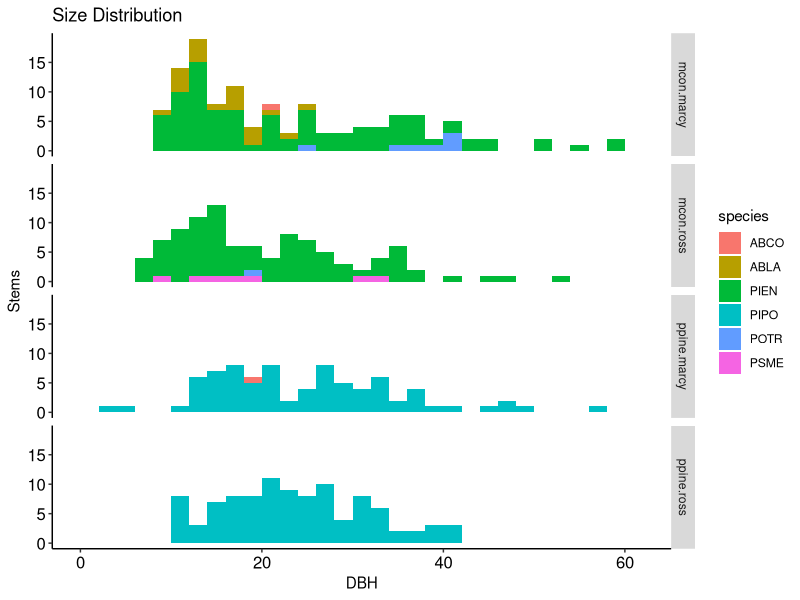
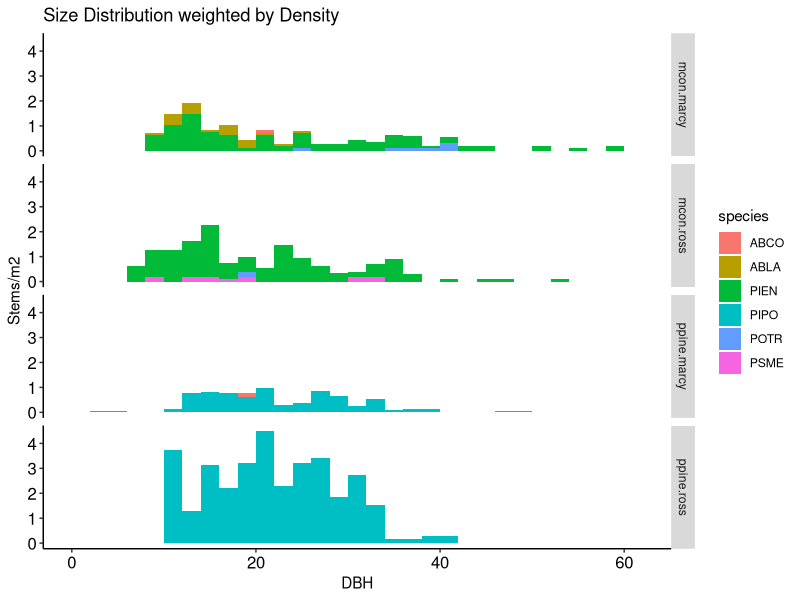
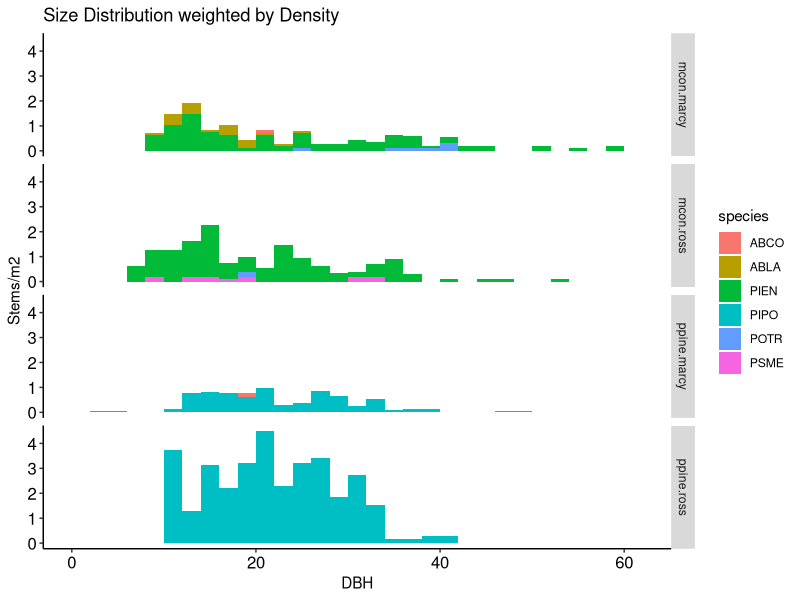

Source code (R) for these figures, in order: (Note: this script raises an error after producing the figures.)
library(ggplot2)

# exploratory analysis of Marcy Litvak's Valles Caldera Data
ross.trees <- read.csv("raw input files/tree_metadata_DOE_plus_valles.csv", na.strings=c("", "NA", "#VALUE!", "*"),header=T)

# subsetting only the valles trees from the overall trees list
summary(ross.trees)
ross.valles <- ross.trees[substr(ross.trees$PlotID,1,1)=="V",]
summary(ross.valles)

# reducing the number of columns in the data frame
ross.valles<- ross.valles[,c("TreeID", "PlotID", "Species","DBH..cm.", "Density..stems.ha.")]
names(ross.valles)<- c("tree.id", "plot.id", "species", "dbh", "density")
ross.valles$density <- ross.valles$density/10000
summary(ross.valles)

# settign site as a factor
ross.valles$site<- as.factor(substr(ross.valles$plot.id, 1, 2))
summary(ross.valles)

ross.pipo <- ross.valles[substr(ross.valles$plot.id,1,2)=="VL",]
ross.mcon <- ross.valles[substr(ross.valles$plot.id,1,2)=="VU",]
summary(ross.pipo)
summary(ross.mcon)

# read in Marcy's tree tree data
marcy.ppine <- read.csv("raw input files/marcy_ppine_2013.csv")
summary(marcy.ppine)
marcy.mcon <- read.csv("raw input files/marcy_mcon_2012.csv")
summary(marcy.mcon)

names(marcy.ppine)
names(marcy.mcon)

# Merging the two into 1 data frame and doing a bit of formatting
marcy <- rbind(marcy.ppine[,names(marcy.ppine) %in%  names(marcy.mcon)], marcy.mcon)
# marcy$PlotID <- as.factor(paste(substr(marcy$Site, 1,3), marcy$Transect, sep="."))
marcy$PlotID <- as.factor(paste(substr(marcy$Site, 1,3), marcy$Plot_Name, sep="."))
names(marcy)[16] <- "DBH..cm." 
marcy$Tree_Tag_Number <- as.factor(paste0("X", marcy$Tree_Tag_Number))
#marcy <- marcy[!marcy$Tree_Tag_Number=="X476",]
summary(marcy)

#### ------------
marcy.density <- aggregate(marcy[,c("Plot_Radius")], by=list(marcy[,"PlotID"]), FUN=length)
names(marcy.density) <- c("PlotID", "n.stems")
marcy.density$Density.Total..stems.m2. <- marcy.density$n.stems/(pi*10^2)
summary(marcy.density)

# Merging the plot densities back into marcy's data
marcy <- merge(marcy, marcy.density)
summary(marcy)

marcy.valles <- marcy[, c("Tree_Tag_Number", "PlotID", "Species", "DBH..cm.", "Density.Total..stems.m2.", "Site")]
names(marcy.valles) <- c("tree.id", "plot.id", "species", "dbh", "density", "site")
summary(marcy.valles)
marcy.valles$year <- ifelse(marcy.valles$site == "PPINE", 2013, 2012)

save(marcy.valles, file="marcy_valles_metadata.Rdata")
dim(marcy.valles)



# Creating one object with Ross and Marcy data
all.valles<-merge(marcy.valles, ross.valles, all.x=T, all.y=T)
summary(all.valles)




all.valles$site<- ifelse(substr(all.valles$site, 1, 2)=="VL", "ppine.ross", 
                         ifelse(substr(all.valles$site,1,2)=="VU", "mcon.ross", 
                                ifelse(all.valles$site=="PPINE", "ppine.marcy", "mcon.marcy")))
all.valles$site<-as.factor(all.valles$site)
summary(all.valles)

dbh.bins1 <- seq(0, max(all.valles$dbh, na.rm=T), 2)


qplot(x=dbh, data=all.valles, geom="histogram", breaks=dbh.bins1, fill=species)+
  facet_grid(site ~ .)+
  theme(axis.line=element_line(color="black", size=0.5), panel.grid.major=element_blank(), panel.grid.minor= element_blank(), panel.border= element_blank(), panel.background= element_blank(), axis.text.x=element_text(angle=0, color="black", size=12), axis.text.y=element_text(color="black", size=12)) + 
  scale_x_continuous(name="DBH")+scale_y_continuous(name="Stems") + ggtitle("Size Distribution") #+ scale_fill_manual(values=as.vector(spp.col.tree$Color))

qplot(x=dbh, data=all.valles, geom="histogram", breaks=dbh.bins1, fill=species, weight=density)+
  facet_grid(site ~ .)+
  theme(axis.line=element_line(color="black", size=0.5), panel.grid.major=element_blank(), panel.grid.minor= element_blank(), panel.border= element_blank(), panel.background= element_blank(), axis.text.x=element_text(angle=0, color="black", size=12), axis.text.y=element_text(color="black", size=12)) + 
  scale_x_continuous(name="DBH")+scale_y_continuous(name="Stems/m2") + ggtitle("Size Distribution weighted by Density") #+ scale_fill_manual(values=as.vector(spp.col.tree$Color))

qplot(x=dbh, data=all.valles, geom="histogram", breaks=dbh.bins1, fill=species, weight=density)+
  facet_grid(site ~ .)+
  theme(axis.line=element_line(color="black", size=0.5), panel.grid.major=element_blank(), panel.grid.minor= element_blank(), panel.border= element_blank(), panel.background= element_blank(), axis.text.x=element_text(angle=0, color="black", size=12), axis.text.y=element_text(color="black", size=12)) + 
  scale_x_continuous(name="DBH")+scale_y_continuous(name="Stems/m2") + ggtitle("Size Distribution weighted by Density") #+ scale_fill_manual(values=as.vector(spp.col.tree$Color))

# -----------------------
# Ignoring species for a minute
unique(all.valles$density)
valles.plot <- aggregate(all.valles$density, by=list(all.valles$site, all.valles$plot.id), FUN=mean, na.rm=T)
names(valles.plot) <- c("site", "plot.id", "density")
unique(valles.plot$density)

valles.plot

valles.site <- aggregate(valles.plot$density, by=list(valles.plot$site), FUN=mean)
names(valles.site) <- c("site", "density")
valles.site

ggplot()+
  geom_histogram(data=valles.site, aes(x=site, weight=density, fill=site)) +
  geom_histogram(data=valles.plot[valles.plot$plot.id=="VLB",], aes(x=site, weight=density))+
  theme(axis.line=element_line(color="black", size=0.5), panel.grid.major=element_blank(), panel.grid.minor= element_blank(), panel.border= element_blank(), panel.background= element_blank(), axis.text.x=element_text(angle=0, color="black", size=12), axis.text.y=element_text(color="black", size=12)) + 
  scale_x_discrete(name="Site")+scale_y_continuous(name="Stems/m2") + ggtitle("Size Distribution weighted by Density; VLB overlay in black") #+ scale_fill_manual(values=as.vector(spp.col.tree$Color))
  
# -----------------------

all.valles$dbh.2 <- round(all.valles$dbh)
summary(all.valles)


valles.plot2 <- aggregate(all.valles$density, by=list(all.valles$site, all.valles$plot.id, all.valles$species, all.valles$dbh.2), FUN=mean, na.rm=T)
names(valles.plot2) <- c("site", "plot.id", "species", "dbh", "density")
summary(valles.plot2)
unique(valles.plot2$density)

library(car)
valles.plot2$site2 <- as.factor(ifelse(substr(valles.plot2$site,1,4)=="mcon", "mcon", "ppine"))

unique(valles.plot2$plot.id) 

valles.plot2$plot.id2 <- as.factor(ifelse(substr(valles.plot2$plot.id,1,3)=="PPI", paste("Marcy", substr(valles.plot2$plot.id,5,5), sep = "."),
                                ifelse(substr(valles.plot2$plot.id,1,3)=="MCO", paste("Marcy",substr(valles.plot2$plot.id,5,5), sep="."),
                                       ifelse(substr(valles.plot2$plot.id,3,3)=="A","Ross.A", "Ross.B"))))


summary(valles.plot2) 

unique(valles.plot2$density)

qplot(x=dbh, data=valles.plot2, geom="histogram", breaks=dbh.bins1, fill=species, weight=density)+
  facet_grid(plot.id2 ~ site2)+
  theme(axis.line=element_line(color="black", size=0.5), panel.grid.major=element_blank(), panel.grid.minor= element_blank(), panel.border= element_blank(), panel.background= element_blank(), axis.text.x=element_text(angle=0, color="black", size=12), axis.text.y=element_text(color="black", size=12)) + 
  scale_x_continuous(name="DBH")+scale_y_continuous(name="Stems/m2") + ggtitle("Size Distribution weighted by Density") #+ scale_fill_manual(values=as.vector(spp.col.tree$Color))


valles.site2 <- aggregate(valles.plot2$density, by=list(valles.plot2$site, valles.plot2$species, valles.plot2$dbh), FUN=mean)
names(valles.site2) <- c("site", "species", "dbh", "density")
unique(valles.site2$density)
summary(valles.site2)

qplot(x=dbh, data=valles.site2, geom="histogram", breaks=dbh.bins1, fill=species, weight=density)+
  facet_grid(site ~ .)+
  theme(axis.line=element_line(color="black", size=0.5), panel.grid.major=element_blank(), panel.grid.minor= element_blank(), panel.border= element_blank(), panel.background= element_blank(), axis.text.x=element_text(angle=0, color="black", size=12), axis.text.y=element_text(color="black", size=12)) + 
  scale_x_continuous(name="DBH")+scale_y_continuous(name="Stems/m2") + ggtitle("Size Distribution weighted by Density") #+ scale_fill_manual(values=as.vector(spp.col.tree$Color))
